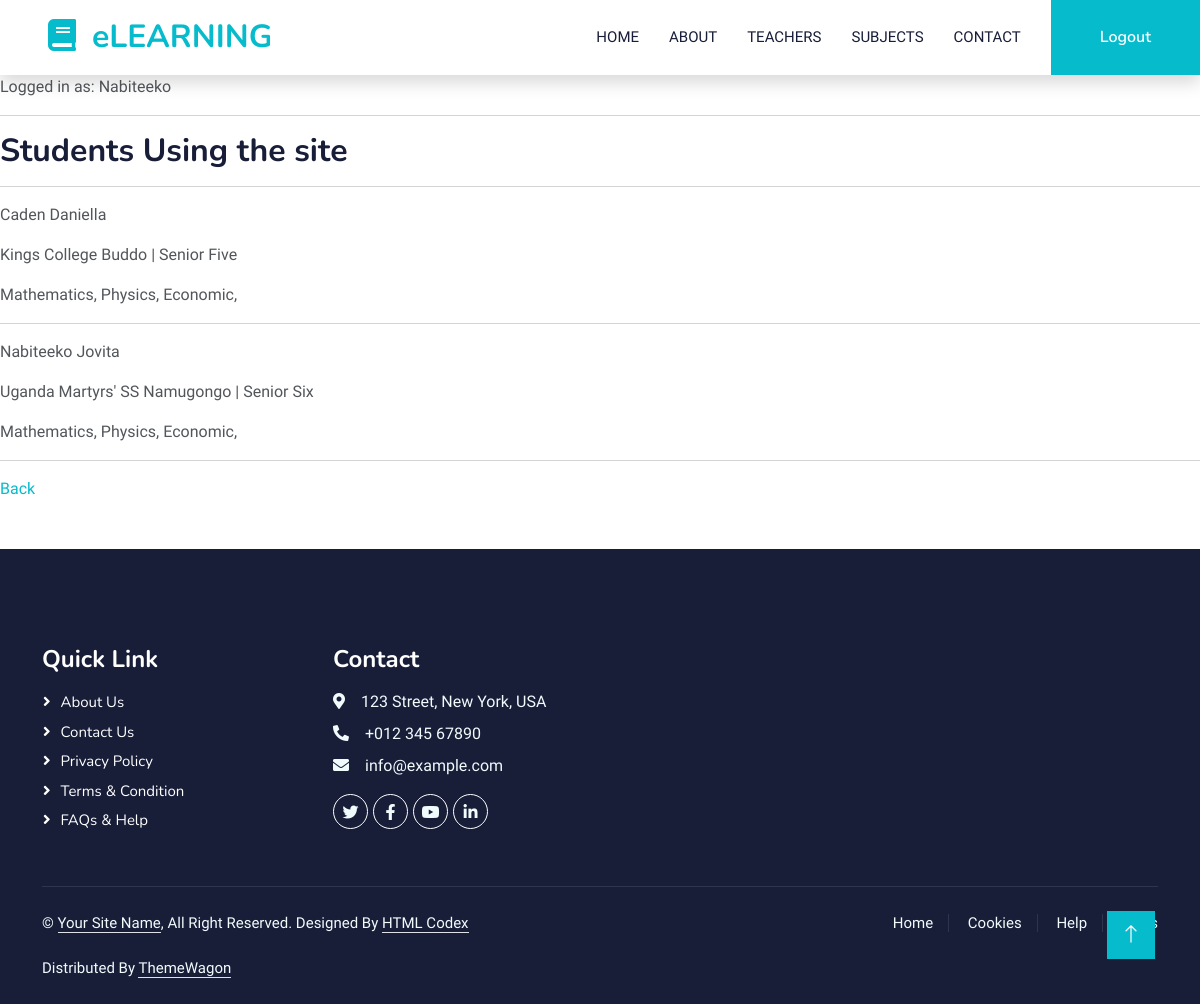
/studentPage (signed in), run on the app's committed database.
### base/models.py (models this page shows, shortened)
class Student(models.Model):
  studentName = models.ForeignKey(User, on_delete=models.CASCADE)
  currentSchool = models.CharField(max_length=500)
  subjects = models.ManyToManyField(Subject, through='StudentSubject')
  currentClass = models.ForeignKey(CurrentClass, on_delete=models.CASCADE)

class CurrentClass(models.Model):
  className = models.CharField(max_length=256)
  def __str__(self):
    return self.className

class Subject(models.Model):
  subjectName = models.CharField(max_length=256)
  subjectImage = models.ImageField(upload_to="photos/%y/%m/%d", blank=True)

### base/views.py (the view)
# urls.py: path('studentPage', views.studentPage, name="studentPage"),
def studentPage(request):
  isRegistered = Student.objects.filter(studentName=request.user.id)
  isTeacher = Teacher.objects.filter(teacherName=request.user.id)
  if isTeacher:
    return redirect('base:notStudent')
  else:
    students = Student.objects.all()
    context = {
      'students': students,
      'isRegistered': isRegistered,
    }
    return render(request, 'base/student_page.html', context)

### base/templates/base/student_page.html (shortened to what this page needs)
{% extends 'base_template.html' %}
{% block content %}
{% if request.user.is_authenticated %}
  <p>Logged in as: {{ request.user.last_name }}</p>
{% endif %}
<hr>
<h2>Students Using the site</h2>
<hr>
{% if students %}
{% for student in students %}
<div>
  <p>{{ student.studentName.last_name }} {{ student.studentName.first_name }}</p>
  <p>{{ student.currentSchool }} | {{ student.currentClass }}</p>
  <p>
    {% for subject in student.subjects.all %}
    {{ subject.subjectName }},
    {% endfor %}
  </p>
</div>
<hr>
{% endfor %}
{% else %}
<p>There are no students yet</p>
{% endif %}
<p><a href="{% url 'base:index' %}">Back</a>
{% endblock %}

### base/static/css/style.css (style rules this page uses)
:root { --primary: #06BBCC; --light: #F0FBFC; --dark: #181d38; }

### data on the page
Student: studentName.last_name "Caden", studentName.first_name "Daniella", currentSchool "Kings College Buddo", currentClass "Senior Five"
Subject: subjectName "Mathematics"
Subject: subjectName "Physics"
Subject: subjectName "Economic"
Student: studentName.last_name "Nabiteeko", studentName.first_name "Jovita", currentSchool "Uganda Martyrs' SS Namugongo", currentClass "Senior Six"

### other printed values
{{ request.user.last_name }} "Nabiteeko"
